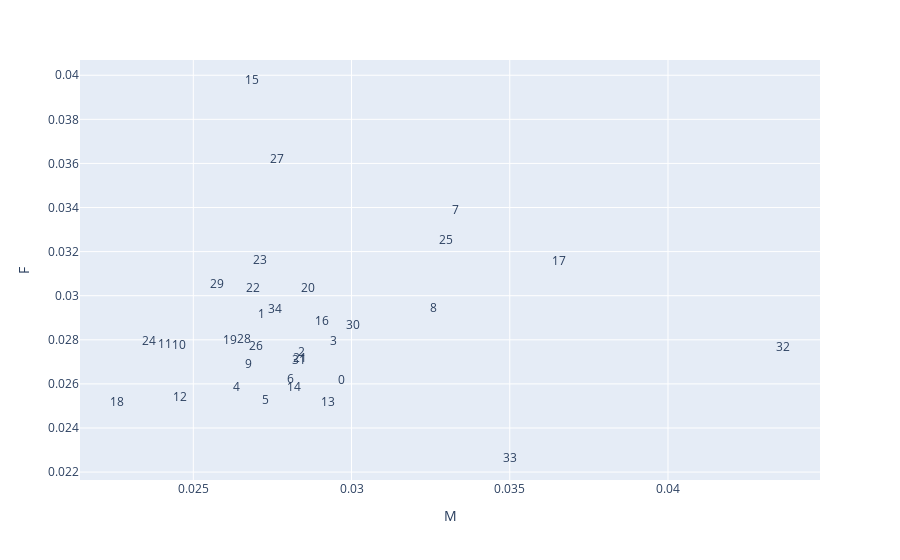

Notebook cell for this chart:
### Markdown cell above
### Analysis
Some of the main tops in texts by male authors include: (32) children, party, philosophy, members, light, (17) man, order, knowledge, society, end, house, attitude, proof, turn, material, (33) means, relation, actions, use, earth, result, terms, virtues, citizens, taste.

### Code cell
px.scatter(GENDER.reset_index(), 'M', 'F', hover_name='topterms', text='topic_id')\
    .update_traces(mode='text')

### Figure 1 — Plotly figure (JSON) as saved in the notebook; plotly's stock layout.template omitted (floating-point values rounded to 4 significant figures)
{"data": [{"hovertemplate": "<b>%{hovertext}</b><br><br>M=%{x}<br>F=%{y}<br>topic_id=%{text}<extra></extra>", "hovertext": ["character object strength structure regard possibility faith true ground consequences", "form right country home friends authority group attempt antisemitism doctrine", "things mother years rights father need reflection reasons study music", "nature fact sense family source opinions conduct violence community stage", "action good spirit fear movements individuals labour values presence figure", "laws origin head book possession differences claim method literature proportion", "virtue soul desire feeling acts labor term mans conditions domination", "men body eyes manner female evil sign development choice days", "time education age objects sex difference representation position persons element", "state question opinion principles wisdom care lives accordance nation worth", "property consciousness wealth humanity imperialism masses pain notion today ideal", "moment yes marriage op cit parents instance sight facts control", "heart cases morality leaders bourgeoisie vice price weakness domain services", "language words self act period mass event lovers advantage forms", "hand person war force duty art friend struggle appearance desires", "women point view men mankind status passion city injustice youth", "place work justice reality race analysis degree groups opposition powers", "man order knowledge society end house attitude proof turn material", "government times condition cause interests effect pride slavery conflict sphere", "life girl sake argument animals half propaganda functions game poets", "mind principle experience rule countries imagination understanding mothers danger philosopher", "reason happiness nation hands circumstances slave conception consequence affection wise", "people existence respect individual future politics revolution religion honour glory", "male value situation subject basis lover importance problem oppression level", "course process influence police feelings rules share pure path concept", "power way idea class beings living theory friendship wife service", "case thought day role child word necessity birth image qualities", "woman history kind husband sciences space classes dream universe series", "love example pleasures contrary beauty activity duties master causes policy", "movement matter death sort ones parties attention womens beginning mode", "world law pleasure century relations gods signs doubt population concern", "thing truth freedom face meaning son questions step womans problems", "children party philosophy non elements cum quod est members light", "means relation actions use earth result terms virtues citizens taste", "money number ideas species girls business equality rest expression destiny"], "legendgroup": "", "marker": {"color": "#636efa", "symbol": "circle"}, "mode": "text", "name": "", "orientation": "v", "showlegend": false, "text": [0, 1, 2, 3, 4, 5, 6, 7, 8, 9, 10, 11, 12, 13, 14, 15, 16, 17, 18, 19, 20, 21, 22, 23, 24, 25, 26, 27, 28, 29, 30, 31, 32, 33, 34], "type": "scatter", "x": [0.02969, 0.02714, 0.02841, 0.02942, 0.02636, 0.02729, 0.02806, 0.03328, 0.03259, 0.02673, 0.02456, 0.0241, 0.02458, 0.02924, 0.02819, 0.02686, 0.02907, 0.03656, 0.02259, 0.02616, 0.02863, 0.02836, 0.02688, 0.0271, 0.02361, 0.03299, 0.02699, 0.02763, 0.02659, 0.02575, 0.03004, 0.02834, 0.04363, 0.03501, 0.02758], "xaxis": "x", "y": [0.02612, 0.02911, 0.02739, 0.02788, 0.02582, 0.02523, 0.02618, 0.03386, 0.02938, 0.02687, 0.02771, 0.02777, 0.02536, 0.02514, 0.02581, 0.03974, 0.0288, 0.03154, 0.02515, 0.02792, 0.03031, 0.02711, 0.03029, 0.03156, 0.02788, 0.03248, 0.02769, 0.03615, 0.028, 0.0305, 0.02864, 0.02702, 0.02765, 0.02259, 0.02933], "yaxis": "y"}], "layout": {"autosize": true, "legend": {"tracegroupgap": 0}, "margin": {"t": 60}, "xaxis": {"anchor": "y", "autorange": true, "domain": [0, 1], "range": [0.02142, 0.0448], "title": {"text": "M"}, "type": "linear"}, "yaxis": {"anchor": "x", "autorange": true, "domain": [0, 1], "range": [0.02164, 0.04069], "title": {"text": "F"}, "type": "linear"}}}
